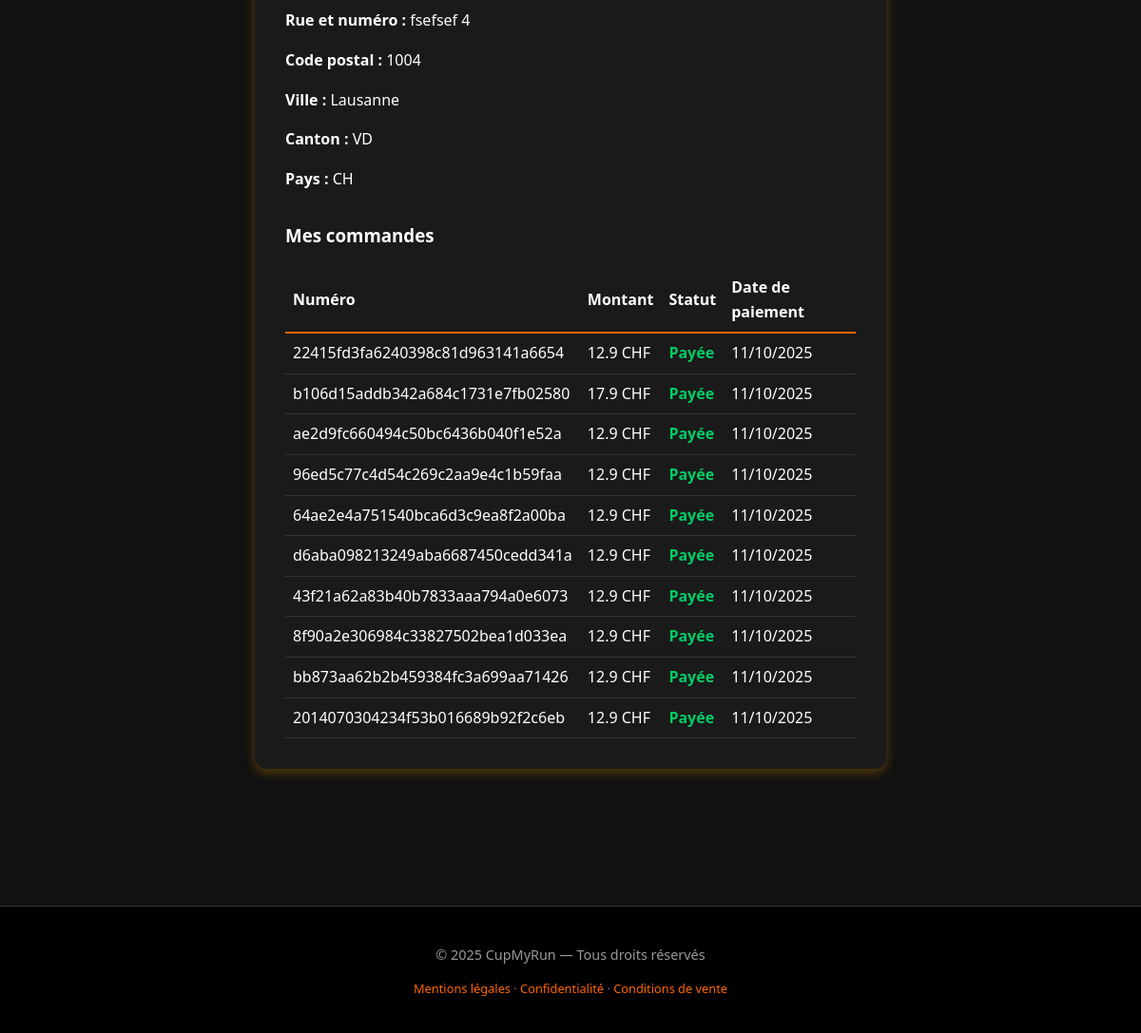
The app's page /compte (signed in, lower part), older data.
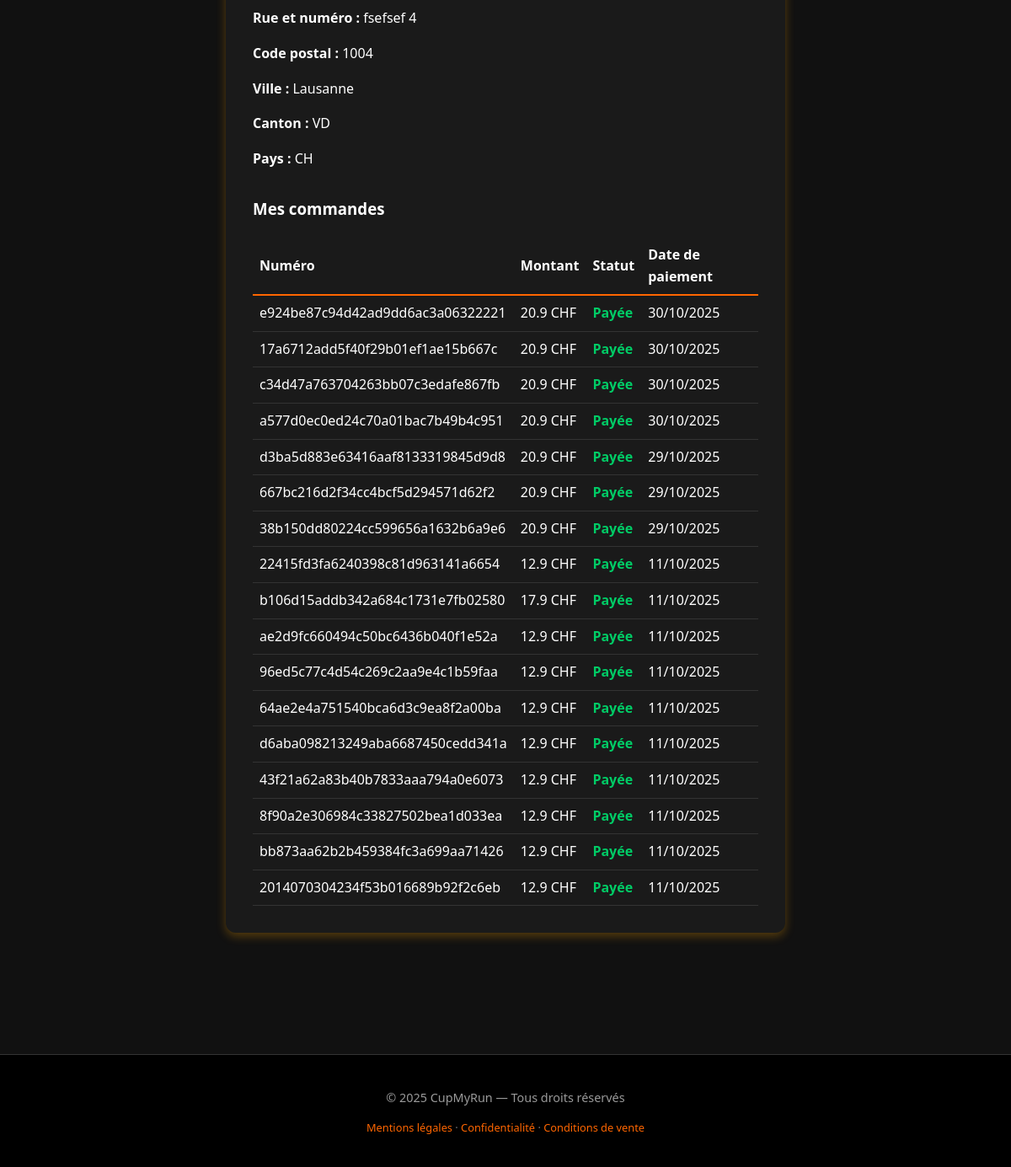
The same page, newer data.
### models/db_database.py (models this page shows, shortened)
class BillingInfo(db.Model):
    __tablename__ = "billing_info"
    id = db.Column(db.Integer, primary_key=True)
    user_id = db.Column(db.Integer, db.ForeignKey("users.id"), nullable=False, unique=True)
    first_name = db.Column(db.String(50), nullable=False)
    last_name = db.Column(db.String(50), nullable=False)
    email = db.Column(db.String(150), nullable=False)
    street = db.Column(db.String(100))
    postal_code = db.Column(db.String(10))
    city = db.Column(db.String(50))
    region = db.Column(db.String(10))   # canton
    country = db.Column(db.String(10))  # ex: CH
    updated_at = db.Column(db.DateTime, default=datetime.utcnow, onupdate=datetime.utcnow)

class Order(db.Model):
    __tablename__ = "orders"
    id = db.Column(db.Integer, primary_key=True)
    order_number = db.Column(db.String(64), unique=True, nullable=False)
    user_id = db.Column(db.Integer, db.ForeignKey("users.id"), nullable=True)
    amount = db.Column(db.Float, nullable=False)
    currency = db.Column(db.String(10), nullable=False, default="CHF")
    status = db.Column(db.String(20), nullable=False, default="pending")
    payment_date = db.Column(db.DateTime)
    created_at = db.Column(db.DateTime, default=datetime.utcnow)
    billing_first_name = db.Column(db.String(50))
    billing_last_name = db.Column(db.String(50))
    billing_email = db.Column(db.String(150))
    billing_street = db.Column(db.String(100))
    billing_postal_code = db.Column(db.String(10))
    billing_city = db.Column(db.String(50))
    billing_region = db.Column(db.String(10))
    billing_country = db.Column(db.String(10))
    processed = db.Column(db.Boolean, default=False)  # <-- ajouter cette colonne
    photos = db.relationship("OrderPhoto", backref="order", lazy=True)

### routes/auth.py (the view)
@auth_bp.route("/compte")
def compte():
    if "user_id" not in session:
        return redirect(url_for("auth.login"))
    user = User.query.get(session["user_id"])
    if not user:
        return redirect(url_for("auth.login"))
    orders = Order.query.filter_by(user_id=user.id).order_by(Order.created_at.desc()).all()
    return render_template("compte.html", user=user, orders=orders)

### app.py (called while the page is built, shortened)
@app.before_request
def check_session_timeout():
    now = datetime.utcnow()
    last_active = session.get("last_active_at")
    if "user_id" in session or "guest_billing" in session:
        session["last_active_at"] = now.strftime("%Y-%m-%d %H:%M:%S")

@app.before_request
def init_strava_stats():
    try:
        total = StravaService.recalculate_connected_count()
    except Exception as e:
        print(f"⚠️ Erreur au recalcul du compteur Strava au démarrage : {e}")

### services/strava_service.py (called while the page is built)
    @staticmethod
    def recalculate_connected_count():
        from models.db_database import AppStats, User, GuestStravaSession
        now = time.time()
        users_connected = User.query.filter(
            User.strava_access_token.isnot(None),
            User.strava_access_token != "",
            User.strava_token_expires_at > now
        ).count()
        guests_connected = GuestStravaSession.query.filter(
            GuestStravaSession.strava_token_expires_at > now
        ).count()
        total = users_connected + guests_connected
        stats = AppStats.query.first()
        if not stats:
            stats = AppStats(strava_connected_count=total)
            db.session.add(stats)
        else:
            stats.strava_connected_count = total
        db.session.commit()
        return total

### templates/compte.html (shortened to what this page needs)
{% extends "base.html" %}
{% block content %}
<div class="container">
    <div class="account-card">
        {% if user.billing_info %}
        <p><strong>Rue et numéro :</strong> {{ user.billing_info.street or '-' }}</p>
        <p><strong>Code postal :</strong> {{ user.billing_info.postal_code or '-' }}</p>
        <p><strong>Ville :</strong> {{ user.billing_info.city or '-' }}</p>
        <p><strong>Canton :</strong> {{ user.billing_info.region or '-' }}</p>
        <p><strong>Pays :</strong> {{ user.billing_info.country or '-' }}</p>
        {% else %}
        <p>Aucune information de facturation renseignée.</p>
        {% endif %}
        <h3 style="margin-top: 2rem;">Mes commandes</h3>
        {% if orders %}
        <table style="width: 100%; border-collapse: collapse; margin-top: 1rem;">
            <thead>
                <tr>
                    <th style="text-align: left; padding: 0.5rem; border-bottom: 2px solid #ff6600;">Numéro</th>
                    <th style="text-align: left; padding: 0.5rem; border-bottom: 2px solid #ff6600;">Montant</th>
                    <th style="text-align: left; padding: 0.5rem; border-bottom: 2px solid #ff6600;">Statut</th>
                    <th style="text-align: left; padding: 0.5rem; border-bottom: 2px solid #ff6600;">Date de paiement</th>
                </tr>
            </thead>
            <tbody>
                {% for order in orders %}
                <tr style="border-bottom: 1px solid #333;">
                    <td style="padding: 0.5rem;">{{ order.order_number }}</td>
                    <td style="padding: 0.5rem;">{{ order.amount }} {{ order.currency }}</td>
                    <td style="padding: 0.5rem;">
                        {% if order.status == "paid" %}
                        <span style="color: #00cc66; font-weight: bold;">Payée</span>
                        {% elif order.status == "pending" %}
                        <span style="color: #ff8800; font-weight: bold;">En attente</span>
                        {% elif order.status == "failed" %}
                        <span style="color: #ff3300; font-weight: bold;">Échouée</span>
                        {% elif order.status == "canceled" %}
                        <span style="color: #999; font-weight: bold;">Annulée</span>
                        {% else %}
                        <span>{{ order.status }}</span>
                        {% endif %}
                    </td>
                    <td style="padding: 0.5rem;">
                        {% if order.payment_date %}
                        {{ order.payment_date.strftime('%d/%m/%Y') }}
                        {% else %}
                        -
                        {% endif %}
                    </td>
                </tr>
                {% endfor %}
            </tbody>
        </table>
        {% else %}
        <p>Aucune commande pour le moment.</p>
        {% endif %}
    </div>
</div>
{% endblock %}

### templates/base.html (shortened to what this page needs)
<!doctype html>
<html lang="fr">
<head>
    <link rel="stylesheet" href="{{ url_for('static', filename='style.css') }}">
    <link rel="stylesheet" href="{{ url_for('static', filename='mobile.css') }}" media="screen and (max-width: 768px)">
</head>
<body>
    <main>
        {% block content %}{% endblock %}
    </main>
    <footer>
        <p>&copy; {{ 2025 }} CupMyRun — Tous droits réservés</p>
        <p style="font-size:0.8rem; color:#777;">
            <a href="{{ url_for('mentions') }}" style="color:#ff6600; text-decoration:none;">Mentions légales</a> ·
            <a href="{{ url_for('confidentialite') }}" style="color:#ff6600; text-decoration:none;">Confidentialité</a> ·
            <a href="{{ url_for('conditions') }}" style="color:#ff6600; text-decoration:none;">Conditions de vente</a>
        </p>
    </footer>
</body>
</html>

### static/style.css (style rules this page uses)
body { font-family: 'Segoe UI', system-ui, sans-serif; margin: 0; padding: 0; line-height: 1.6; background-color: #111; color: #fff; transition: background 0.3s ease; }
main { padding: 2rem 1.5rem; }
footer { background: #000; color: #999; text-align: center; padding: 1rem; margin-top: 2rem; font-size: 0.9rem; border-top: 1px solid #333; }
.container { display: flex; flex-wrap: wrap; gap: 2rem; max-width: 1000px; margin: 2rem auto; padding: 1rem; }
.container { animation: fadeInUp 0.8s ease-out both; }
.account-card { background: #1a1a1a; color: #fff; padding: 2rem; border-radius: 12px; box-shadow: 0 4px 12px rgba(255, 165, 0, 0.3); max-width: 600px; margin: 2rem auto; }
.account-card p { font-size: 1rem; margin-bottom: 0.8rem; }
footer { background: #000; color: #999; text-align: center; padding: 1.5rem 1rem; font-size: 0.9rem; border-top: 1px solid #333; }
footer a { color: #ff6600; text-decoration: none; }

### static/mobile.css (style rules this page uses)
.container, .product-page, .form-box, .product-info, .account-card { flex-direction: column; padding: 1rem; width: 100%; }
footer { font-size: 0.9rem; }

Row changes from the older to the newer data that the page shows:
added Order: order_number "e924be87c94d42ad9dd6ac3a06322221", amount "20.9", currency "CHF", status "Payée", payment_date "30/10/2025"
added Order: order_number "17a6712add5f40f29b01ef1ae15b667c", amount "20.9", currency "CHF", status "Payée", payment_date "30/10/2025"
added Order: order_number "c34d47a763704263bb07c3edafe867fb", amount "20.9", currency "CHF", status "Payée", payment_date "30/10/2025"
added Order: order_number "a577d0ec0ed24c70a01bac7b49b4c951", amount "20.9", currency "CHF", status "Payée", payment_date "30/10/2025"
added Order: order_number "d3ba5d883e63416aaf8133319845d9d8", amount "20.9", currency "CHF", status "Payée", payment_date "29/10/2025"
added Order: order_number "667bc216d2f34cc4bcf5d294571d62f2", amount "20.9", currency "CHF", status "Payée", payment_date "29/10/2025"
added Order: order_number "38b150dd80224cc599656a1632b6a9e6", amount "20.9", currency "CHF", status "Payée", payment_date "29/10/2025"
